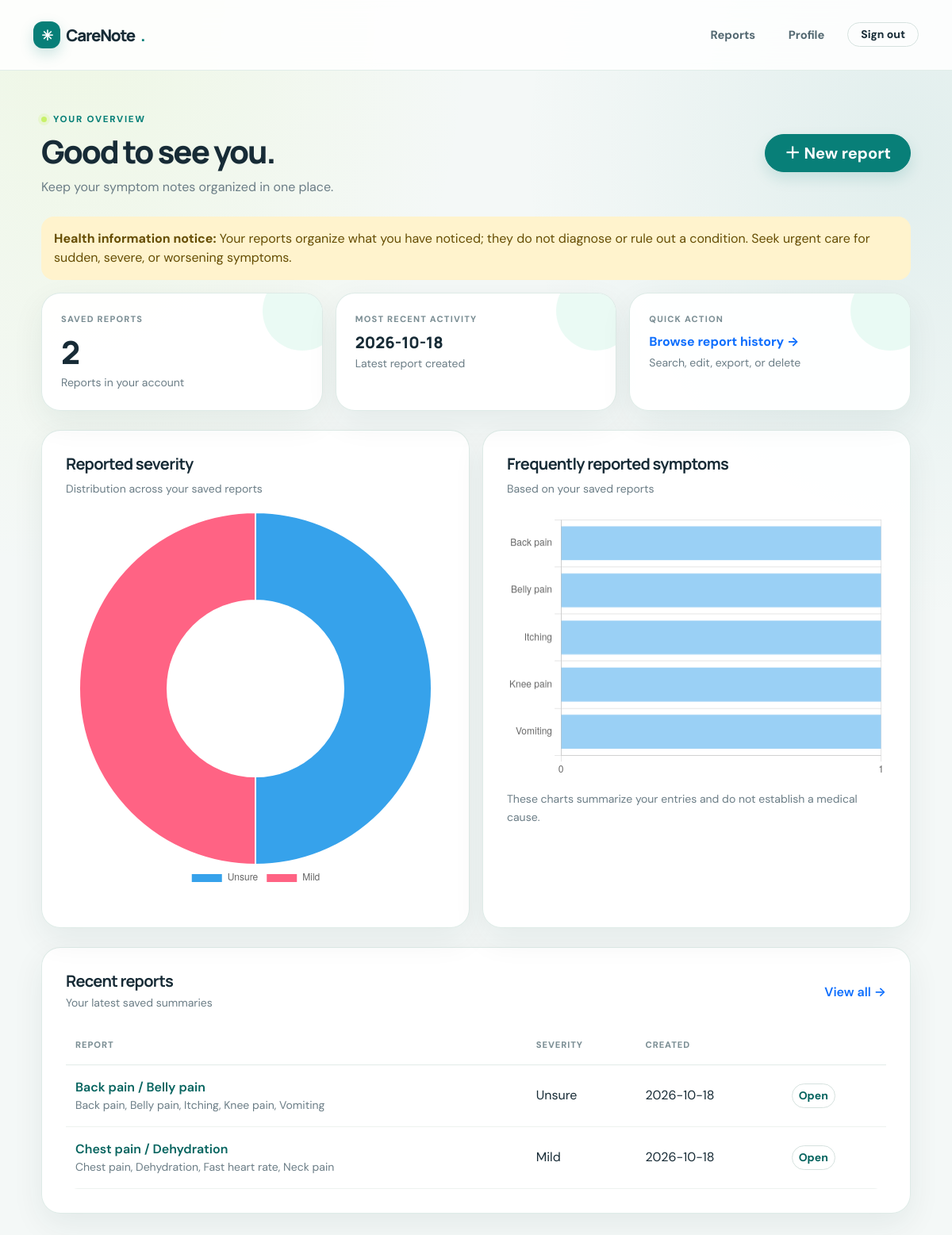
/dashboard (signed in), run on the app's committed database.
### tables this page shows
CREATE TABLE reports (
                id INTEGER PRIMARY KEY AUTOINCREMENT,
                user_id INTEGER NOT NULL,
                title TEXT NOT NULL DEFAULT 'Symptom summary',
                report_json TEXT NOT NULL,
                created_at TEXT NOT NULL,
                updated_at TEXT NOT NULL,
                FOREIGN KEY(user_id) REFERENCES users(id) ON DELETE CASCADE
            );

### app.py (the view)
    @app.get("/dashboard")
    @login_required
    def dashboard():
        with connect_db() as db:
            rows = db.execute("SELECT id,title,report_json,created_at,updated_at FROM reports WHERE user_id=? ORDER BY created_at DESC", (g.user["id"],)).fetchall()
        reports = []
        severity_counts = Counter()
        symptom_counts = Counter()
        for row in rows:
            data = json.loads(row["report_json"])
            reports.append({"id": row["id"], "title": row["title"], "created_at": row["created_at"],
                            "updated_at": row["updated_at"], "symptoms": data.get("symptoms", []),
                            "severity": data.get("severity", "Unsure")})
            severity_counts[data.get("severity", "Unsure")] += 1
            symptom_counts.update(data.get("symptoms", []))
        recent = reports[:5]
        chart_labels = list(severity_counts.keys())
        chart_values = [severity_counts[k] for k in chart_labels]
        frequent_labels = [x[0] for x in symptom_counts.most_common(5)]
        frequent_values = [x[1] for x in symptom_counts.most_common(5)]
        return render_template("dashboard.html", reports=recent, total=len(reports),
            severity_labels=json.dumps(chart_labels), severity_values=json.dumps(chart_values),
            symptom_labels=json.dumps(frequent_labels), symptom_values=json.dumps(frequent_values))

### templates/dashboard.html
<!doctype html><html lang="en"><head><meta charset="utf-8"><meta name="viewport" content="width=device-width, initial-scale=1"><title>Dashboard | CareNote</title><link href="https://cdn.jsdelivr.net/npm/bootstrap@5.3.3/dist/css/bootstrap.min.css" rel="stylesheet"><link href="{{ url_for('static', filename='style.css') }}" rel="stylesheet"><script src="https://cdn.jsdelivr.net/npm/chart.js"></script></head><body><nav class="navbar site-nav"><div class="container py-2"><a class="navbar-brand brand-lockup" href="{{ url_for('landing') }}"><span class="brand-mark">✳</span> CareNote<span class="brand-dot">.</span></a><div class="d-flex align-items-center gap-3 flex-wrap"><a class="nav-soft" href="{{ url_for('report_history') }}">Reports</a><a class="nav-soft" href="{{ url_for('profile') }}">Profile</a><form method="post" action="{{ url_for('logout') }}"><input type="hidden" name="csrf_token" value="{{ csrf_token() }}"><button class="btn btn-outline-dark btn-sm rounded-pill px-3">Sign out</button></form></div></div></nav><main class="container py-4 py-lg-5" style="max-width:1120px">{% with messages = get_flashed_messages(with_categories=true) %}{% for category,message in messages %}<div class="alert alert-{{ category }} border-0 rounded-4">{{ message }}</div>{% endfor %}{% endwith %}<div class="d-flex justify-content-between align-items-center flex-wrap gap-3 mb-4"><div><span class="eyebrow">YOUR OVERVIEW</span><h1 class="display-6 fw-bold mt-2">Good to see you.</h1><p class="text-secondary mb-0">Keep your symptom notes organized in one place.</p></div><a class="btn btn-primary btn-lg rounded-pill px-4" href="{{ url_for('new_report') }}">＋ New report</a></div><div class="alert alert-warning border-0 rounded-4"><strong>Health information notice:</strong> Your reports organize what you have noticed; they do not diagnose or rule out a condition. Seek urgent care for sudden, severe, or worsening symptoms.</div><div class="row g-3 mb-4"><div class="col-sm-6 col-lg-4"><div class="metric-card"><div class="metric-label">SAVED REPORTS</div><div class="metric-value">{{ total }}</div><div class="small text-secondary">Reports in your account</div></div></div><div class="col-sm-6 col-lg-4"><div class="metric-card"><div class="metric-label">MOST RECENT ACTIVITY</div><div class="metric-value" style="font-size:1.25rem">{{ reports[0].created_at[:10] if reports else '—' }}</div><div class="small text-secondary">Latest report created</div></div></div><div class="col-sm-6 col-lg-4"><div class="metric-card"><div class="metric-label">QUICK ACTION</div><div class="mt-2"><a href="{{ url_for('report_history') }}" class="fw-bold text-decoration-none">Browse report history →</a></div><div class="small text-secondary mt-1">Search, edit, export, or delete</div></div></div></div><div class="row g-3 mb-4"><div class="col-lg-6"><section class="panel h-100"><h2 class="h5 fw-bold">Reported severity</h2><p class="small text-secondary">Distribution across your saved reports</p>{% if total %}<canvas id="severityChart" height="210"></canvas>{% else %}<p class="text-secondary py-5 text-center">Create a report to start seeing your overview.</p>{% endif %}</section></div><div class="col-lg-6"><section class="panel h-100"><h2 class="h5 fw-bold">Frequently reported symptoms</h2><p class="small text-secondary">Based on your saved reports</p>{% if total %}<canvas id="symptomChart" height="210"></canvas>{% else %}<p class="text-secondary py-5 text-center">Your symptom patterns will appear here.</p>{% endif %}<p class="small text-secondary mt-3 mb-0">These charts summarize your entries and do not establish a medical cause.</p></section></div></div><section class="panel"><div class="d-flex justify-content-between align-items-center flex-wrap gap-2 mb-3"><div><h2 class="h5 fw-bold mb-1">Recent reports</h2><p class="small text-secondary mb-0">Your latest saved summaries</p></div><a href="{{ url_for('report_history') }}" class="text-decoration-none fw-semibold">View all →</a></div>{% if reports %}<div class="table-responsive"><table class="table align-middle"><thead><tr><th>Report</th><th>Severity</th><th>Created</th><th></th></tr></thead><tbody>{% for r in reports %}<tr><td><a class="fw-semibold text-decoration-none" href="{{ url_for('report_detail', report_id=r.id) }}">{{ r.title }}</a><div class="small text-secondary">{{ r.symptoms|join(', ')|truncate(100) }}</div></td><td>{{ r.severity }}</td><td>{{ r.created_at[:10] }}</td><td><a class="btn btn-sm btn-outline-secondary rounded-pill" href="{{ url_for('report_detail', report_id=r.id) }}">Open</a></td></tr>{% endfor %}</tbody></table></div>{% else %}<div class="text-center py-4"><p class="text-secondary">No saved reports yet.</p><a class="btn btn-primary rounded-pill" href="{{ url_for('new_report') }}">Create your first report</a></div>{% endif %}</section></main><script>const sl={{ severity_labels|safe }};const sv={{ severity_values|safe }};const fl={{ symptom_labels|safe }};const fv={{ symptom_values|safe }};if(document.getElementById('severityChart'))new Chart(document.getElementById('severityChart'),{type:'doughnut',data:{labels:sl,datasets:[{data:sv}]},options:{responsive:true,plugins:{legend:{position:'bottom'}}}});if(document.getElementById('symptomChart'))new Chart(document.getElementById('symptomChart'),{type:'bar',data:{labels:fl,datasets:[{label:'Reports',data:fv}]},options:{responsive:true,indexAxis:'y',plugins:{legend:{display:false}},scales:{x:{beginAtZero:true,ticks:{precision:0}}}}});</script></body></html>

### static/style.css (style rules this page uses)
:root { --cn-ink: #172b36; --cn-muted: #6b7d86; --cn-teal: #087f78; --cn-teal-dark: #06645f; --cn-mint: #dff7ef; --cn-lime: #c8f169; --cn-bg: #f4f8f7; --cn-line: #e2ebe8; --cn-white: #fff; --cn-shadow: 0 14px 40px rgba(21, 55, 55, .07); --cn-shadow-hover: 0 20px 46px rgba(21, 55, 55, .13); --cn-radius: 24px }
* { box-sizing: border-box }
html { scroll-behavior: smooth }
body { font-family: 'DM Sans', system-ui, -apple-system, sans-serif; color: var(--cn-ink); background: radial-gradient(ellipse at 8% 0%, rgba(200, 241, 105, .13), transparent 32%), radial-gradient(ellipse at 95% 12%, rgba(8, 127, 120, .08), transparent 30%), var(--cn-bg); min-height: 100vh }
h1, h2, h3, h4, h5, .navbar-brand { font-family: 'Manrope', 'DM Sans', sans-serif; letter-spacing: -.035em }
h1 { letter-spacing: -.05em }
p { line-height: 1.7 }
.container { position: relative }
.site-nav { position: sticky; top: 0; z-index: 1000; background: rgba(255, 255, 255, .86); backdrop-filter: blur(18px); border-bottom: 1px solid rgba(220, 234, 229, .85) }
.site-nav .container { min-height: 72px }
.brand-lockup { font-family: 'Manrope', sans-serif; font-size: 1.28rem; font-weight: 800; letter-spacing: -.06em; color: var(--cn-ink) !important; display: inline-flex; align-items: center; gap: .45rem }
.brand-mark { width: 34px; height: 34px; display: inline-grid; place-items: center; background: var(--cn-teal); color: #fff; border-radius: 12px; font-size: 1.1rem; box-shadow: 0 7px 18px rgba(8, 127, 120, .2) }
.brand-dot { color: var(--cn-teal) }
.nav-soft { font-size: .92rem; font-weight: 700; text-decoration: none; color: #536871; padding: .6rem .8rem; border-radius: 999px; transition: background .2s, color .2s }
.eyebrow, .hero-kicker { display: inline-flex; align-items: center; gap: .5rem; color: var(--cn-teal); font-size: .72rem; font-weight: 800; letter-spacing: .15em; text-transform: uppercase }
.eyebrow:before { content: ''; width: 7px; height: 7px; border-radius: 50%; background: var(--cn-lime); box-shadow: 0 0 0 4px rgba(200, 241, 105, .2) }
.display-6 { font-weight: 800 !important; line-height: 1.12 }
.text-secondary { color: var(--cn-muted) !important }
.btn { font-weight: 700; transition: transform .2s, box-shadow .2s, background .2s; border-radius: 999px }
.btn-primary, .btn-brand { --bs-btn-bg: var(--cn-teal); --bs-btn-border-color: var(--cn-teal); --bs-btn-hover-bg: var(--cn-teal-dark); --bs-btn-hover-border-color: var(--cn-teal-dark); --bs-btn-active-bg: var(--cn-teal-dark); --bs-btn-color: #fff; box-shadow: 0 8px 18px rgba(8, 127, 120, .15) }
.btn-outline-dark { --bs-btn-color: var(--cn-ink); --bs-btn-border-color: #d5e1de; --bs-btn-hover-bg: #e9f4f0; --bs-btn-hover-color: var(--cn-ink); --bs-btn-hover-border-color: #c6dcd5 }
.btn-outline-secondary { --bs-btn-border-color: #d5e1de; --bs-btn-color: #52666f; --bs-btn-hover-bg: #eef6f3; --bs-btn-hover-color: var(--cn-ink) }
.panel, .metric-card { background: rgba(255, 255, 255, .94); border: 1px solid rgba(220, 234, 229, .92); border-radius: var(--cn-radius); padding: clamp(20px, 3vw, 30px); box-shadow: var(--cn-shadow); transition: transform .25s, box-shadow .25s, border-color .25s }
.panel { margin-bottom: 1rem }
.metric-card { height: 100%; padding: 24px; position: relative; overflow: hidden }
.metric-card:after { content: ''; position: absolute; right: -25px; top: -28px; width: 100px; height: 100px; border-radius: 50%; background: var(--cn-mint); opacity: .65 }
.metric-label, .data-label { font-size: .69rem; font-weight: 800; letter-spacing: .11em; color: #7b8e94; text-transform: uppercase }
.metric-value { font-family: 'Manrope', sans-serif; font-size: 2.5rem; line-height: 1.2; font-weight: 800; color: var(--cn-ink); margin: .6rem 0 .25rem; position: relative; z-index: 1 }
.metric-card .small { position: relative; z-index: 1 }
.alert { border-radius: 16px }
.table { --bs-table-bg: transparent; --bs-table-color: var(--cn-ink); margin-bottom: 0 }
.table thead th { border-bottom: 1px solid var(--cn-line); font-size: .7rem; text-transform: uppercase; letter-spacing: .08em; color: #7b8e94; font-weight: 800; padding: 1rem .75rem }
.table tbody td { padding: 1rem .75rem; border-color: #edf2ef }
.table a { color: var(--cn-teal-dark) }
.table-responsive { border-radius: 15px }
.navbar form { margin: 0 }
.navbar .btn { white-space: nowrap }
canvas { max-width: 100% }

### data on the page
reports: created_at "2026-10-18", title "Back pain / Belly pain", symptoms "Back pain, Belly pain, Itching, Knee pain, Vomiting", severity "Unsure"
reports: title "Chest pain / Dehydration", symptoms "Chest pain, Dehydration, Fast heart rate, Neck pain", severity "Mild", created_at "2026-10-18"

### other printed values
{{ total }} "2"
chart data {{ severity_values|safe }} [1, 1]
chart data {{ symptom_values|safe }} [1, 1, 1, 1, 1]
